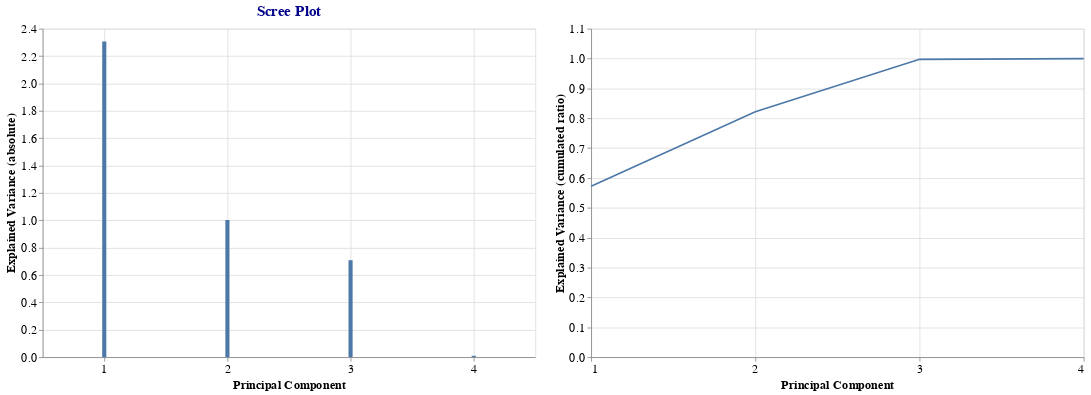

Notebook source saved alongside this figure:
### Markdown cell above
The explained variance is plotted in a Scree plot. It displays how much
variation each principal component is able to capture from the data.

### Code cell
# Create helper data frames.
df_helper1 = pd.DataFrame({'PC': range(1, n_components+1), 'EV':  pca_.explained_variance_})
df_helper2 = pd.DataFrame({'PC': range(1, n_components+1), 'EVR': np.cumsum(pca_.explained_variance_ratio_)})

# Helper object to show only whole numbers along the axis.
l_axis     = list(range(1, n_components + 1))

# Create plot.
alt1 = alt.Chart(df_helper1).mark_bar().encode(
    x = alt.X(
        'PC', 
        title = 'Principal Component',
        axis  = alt.Axis(labelFontSize=15, titleFontSize=15, values=l_axis)
    ),
    y = alt.Y(
        'EV',
        title = 'Explained Variance (absolute)',
        axis  = alt.Axis(labelFontSize=15, titleFontSize=15)
    )
).properties(
    width  = 600,
    height = 400,
    title  = {
        "text":     "Scree Plot",  # Main title text
        "fontSize": 18,            # Title font size
        "font":     "Arial",       # Font family
        "anchor":   "middle",      # Aligns the title ("start", "middle", "end")
        "color":    "darkblue"     # Title color
    }
)

alt2 = alt.Chart(df_helper2).mark_line().encode(
    x = alt.X(
        'PC',
        title = 'Principal Component',
        axis  = alt.Axis(labelFontSize=15, titleFontSize=15, values=l_axis)
    ),
    y = alt.Y(
        'EVR',
        title = 'Explained Variance (cumulated ratio)',
        axis  = alt.Axis(labelFontSize=15, titleFontSize=15)
    )
).properties(
    width  = 600,
    height = 400
)

alt1 | alt2

### Figure 1 — Vega-Lite specification as saved in the notebook (floating-point values rounded to 4 significant figures)
{"config": {"view": {"continuousWidth": 300, "continuousHeight": 300}}, "hconcat": [{"data": {"name": "data-34f2454f9b0585780374a99433062da6"}, "mark": {"type": "bar"}, "encoding": {"x": {"axis": {"labelFontSize": 15, "titleFontSize": 15, "values": [1, 2, 3, 4]}, "field": "PC", "title": "Principal Component", "type": "quantitative"}, "y": {"axis": {"labelFontSize": 15, "titleFontSize": 15}, "field": "EV", "title": "Explained Variance (absolute)", "type": "quantitative"}}, "height": 400, "title": {"text": "Scree Plot", "fontSize": 18, "font": "Arial", "anchor": "middle", "color": "darkblue"}, "width": 600}, {"data": {"name": "data-5855dda2c3b7f86f681b834ad024c02e"}, "mark": {"type": "line"}, "encoding": {"x": {"axis": {"labelFontSize": 15, "titleFontSize": 15, "values": [1, 2, 3, 4]}, "field": "PC", "title": "Principal Component", "type": "quantitative"}, "y": {"axis": {"labelFontSize": 15, "titleFontSize": 15}, "field": "EVR", "title": "Explained Variance (cumulated ratio)", "type": "quantitative"}}, "height": 400, "width": 600}], "$schema": "https://vega.github.io/schema/vega-lite/v5.14.1.json", "datasets": {"data-34f2454f9b0585780374a99433062da6": [{"PC": 1, "EV": 2.306}, {"PC": 2, "EV": 1.003}, {"PC": 3, "EV": 0.7082}, {"PC": 4, "EV": 0.00976}], "data-5855dda2c3b7f86f681b834ad024c02e": [{"PC": 1, "EVR": 0.5726}, {"PC": 2, "EVR": 0.8217}, {"PC": 3, "EVR": 0.9976}, {"PC": 4, "EVR": 1.0}]}}
